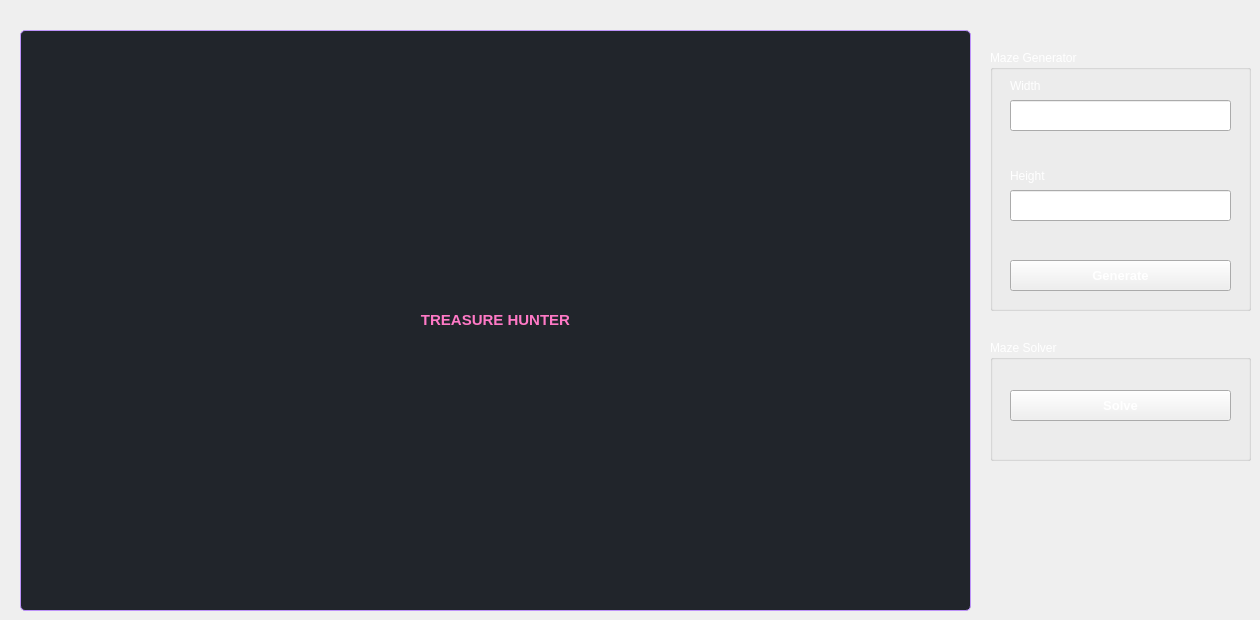
  <widget class="QWidget" name="centralwidget">
   <widget class="QLabel" name="displayMazeLabel">
    <property name="geometry">
     <rect>
      <x>20</x>
      <y>30</y>
      <width>951</width>
      <height>581</height>
     </rect>
    </property>
    <property name="font">
     <font>
      <pointsize>11</pointsize>
     </font>
    </property>
    <property name="cursor">
     <cursorShape>CrossCursor</cursorShape>
    </property>
    <property name="autoFillBackground">
     <bool>false</bool>
    </property>
    <property name="styleSheet">
     <string notr="true">QLabel{
	background:#21252b;
	border: 1px solid #bd93f9;
	border-radius: 5px;
	padding: 1px;
}</string>
    </property>
    <property name="frameShape">
     <enum>QFrame::StyledPanel</enum>
    </property>
    <property name="frameShadow">
     <enum>QFrame::Raised</enum>
    </property>
    <property name="text">
     <string>&lt;html&gt;&lt;head/&gt;&lt;body&gt;&lt;p align=&quot;center&quot;&gt;&lt;span style=&quot; font-weight:700; color:#ff79c6;&quot;&gt;TREASURE HUNTER&lt;/span&gt;&lt;/p&gt;&lt;/body&gt;&lt;/html&gt;</string>
    </property>
    <property name="textFormat">
     <enum>Qt::AutoText</enum>
    </property>
    <property name="scaledContents">
     <bool>false</bool>
    </property>
    <property name="alignment">
     <set>Qt::AlignCenter</set>
    </property>
   </widget>
   <widget class="QGroupBox" name="groupBox">
    <property name="geometry">
     <rect>
      <x>990</x>
      <y>50</y>
      <width>261</width>
      <height>261</height>
     </rect>
    </property>
    <property name="palette">
     <palette>
      <active>
       <colorrole role="WindowText">
        <brush brushstyle="SolidPattern">
         <color alpha="255">
          <red>255</red>
          <green>255</green>
          <blue>255</blue>
         </color>
        </brush>
       </colorrole>
       <colorrole role="Text">
        <brush brushstyle="SolidPattern">
         <color alpha="255">
          <red>255</red>
          <green>255</green>
          <blue>255</blue>
         </color>
        </brush>
       </colorrole>
       <colorrole role="ButtonText">
        <brush brushstyle="SolidPattern">
         <color alpha="255">
          <red>255</red>
          <green>255</green>
          <blue>255</blue>
         </color>
        </brush>
       </colorrole>
       <colorrole role="PlaceholderText">
        <brush brushstyle="SolidPattern">
         <color alpha="255">
          <red>255</red>
          <green>255</green>
          <blue>255</blue>
         </color>
        </brush>
       </colorrole>
      </active>
      <inactive>
       <colorrole role="WindowText">
        <brush brushstyle="SolidPattern">
         <color alpha="255">
          <red>255</red>
          <green>255</green>
          <blue>255</blue>
         </color>
        </brush>
       </colorrole>
       <colorrole role="Text">
        <brush brushstyle="SolidPattern">
         <color alpha="255">
          <red>255</red>
          <green>255</green>
          <blue>255</blue>
         </color>
        </brush>
       </colorrole>
       <colorrole role="ButtonText">
        <brush brushstyle="SolidPattern">
         <color alpha="255">
          <red>255</red>
          <green>255</green>
          <blue>255</blue>
         </color>
        </brush>
       </colorrole>
       <colorrole role="PlaceholderText">
        <brush brushstyle="SolidPattern">
         <color alpha="255">
          <red>255</red>
          <green>255</green>
          <blue>255</blue>
         </color>
        </brush>
       </colorrole>
      </inactive>
      <disabled>
       <colorrole role="WindowText">
        <brush brushstyle="SolidPattern">
         <color alpha="255">
          <red>255</red>
          <green>255</green>
          <blue>255</blue>
         </color>
        </brush>
       </colorrole>
       <colorrole role="Text">
        <brush brushstyle="SolidPattern">
         <color alpha="255">
          <red>255</red>
          <green>255</green>
          <blue>255</blue>
         </color>
        </brush>
       </colorrole>
       <colorrole role="ButtonText">
        <brush brushstyle="SolidPattern">
         <color alpha="255">
          <red>255</red>
          <green>255</green>
          <blue>255</blue>
         </color>
        </brush>
       </colorrole>
       <colorrole role="PlaceholderText">
        <brush brushstyle="SolidPattern">
         <color alpha="255">
          <red>255</red>
          <green>255</green>
          <blue>255</blue>
         </color>
        </brush>
       </colorrole>
      </disabled>
     </palette>
    </property>
    <property name="autoFillBackground">
     <bool>false</bool>
    </property>
    <property name="styleSheet">
     <string notr="true"/>
    </property>
    <property name="title">
     <string>Maze Generator</string>
    </property>
    <property name="flat">
     <bool>false</bool>
    </property>
    <widget class="QPushButton" name="generateMazeBtn">
     <property name="geometry">
      <rect>
       <x>20</x>
       <y>210</y>
       <width>221</width>
       <height>31</height>
      </rect>
     </property>
     <property name="font">
      <font>
       <pointsize>10</pointsize>
       <bold>true</bold>
      </font>
     </property>
     <property name="focusPolicy">
      <enum>Qt::WheelFocus</enum>
     </property>
     <property name="toolTip">
      <string/>
     </property>
     <property name="text">
      <string>Generate</string>
     </property>
     <property name="autoDefault">
      <bool>true</bool>
     </property>
     <property name="default">
      <bool>false</bool>
     </property>
     <property name="flat">
      <bool>false</bool>
     </property>
    </widget>
    <widget class="QLabel" name="height_label">
     <property name="geometry">
      <rect>
       <x>20</x>
       <y>110</y>
       <width>221</width>
       <height>31</height>
      </rect>
     </property>
     <property name="text">
      <string>Height</string>
     </property>
    </widget>
    <widget class="QLabel" name="width_label">
     <property name="geometry">
      <rect>
       <x>20</x>
       <y>20</y>
       <width>221</width>
       <height>31</height>
      </rect>
     </property>
     <property name="text">
      <string>Width</string>
     </property>
    </widget>
    <widget class="QLineEdit" name="width_input">
     <property name="geometry">
      <rect>
       <x>20</x>
       <y>50</y>
       <width>221</width>
       <height>31</height>
      </rect>
     </property>
     <property name="focusPolicy">
      <enum>Qt::WheelFocus</enum>
     </property>
     <property name="inputMethodHints">
      <set>Qt::ImhDigitsOnly</set>
     </property>
     <property name="clearButtonEnabled">
      <bool>false</bool>
     </property>
    </widget>
    <widget class="QLineEdit" name="height_input">
     <property name="geometry">
      <rect>
       <x>20</x>
       <y>140</y>
       <width>221</width>
       <height>31</height>
      </rect>
     </property>
     <property name="focusPolicy">
      <enum>Qt::WheelFocus</enum>
     </property>
     <property name="inputMethodHints">
      <set>Qt::ImhDigitsOnly</set>
     </property>
     <property name="clearButtonEnabled">
      <bool>false</bool>
     </property>
    </widget>
   </widget>
   <widget class="QGroupBox" name="groupBox_2">
    <property name="geometry">
     <rect>
      <x>990</x>
      <y>340</y>
      <width>261</width>
      <height>121</height>
     </rect>
    </property>
    <property name="palette">
     <palette>
      <active>
       <colorrole role="WindowText">
        <brush brushstyle="SolidPattern">
         <color alpha="255">
          <red>255</red>
          <green>255</green>
          <blue>255</blue>
         </color>
        </brush>
       </colorrole>
       <colorrole role="Button">
        <brush brushstyle="SolidPattern">
         <color alpha="255">
          <red>240</red>
          <green>240</green>
          <blue>240</blue>
         </color>
        </brush>
       </colorrole>
       <colorrole role="Light">
        <brush brushstyle="SolidPattern">
         <color alpha="255">
          <red>255</red>
          <green>255</green>
          <blue>255</blue>
         </color>
        </brush>
       </colorrole>
       <colorrole role="Midlight">
        <brush brushstyle="SolidPattern">
         <color alpha="255">
          <red>227</red>
          <green>227</green>
          <blue>227</blue>
         </color>
        </brush>
       </colorrole>
       <colorrole role="Dark">
        <brush brushstyle="SolidPattern">
         <color alpha="255">
          <red>160</red>
          <green>160</green>
          <blue>160</blue>
         </color>
        </brush>
       </colorrole>
       <colorrole role="Mid">
        <brush brushstyle="SolidPattern">
         <color alpha="255">
          <red>160</red>
          <green>160</green>
          <blue>160</blue>
         </color>
        </brush>
       </colorrole>
       <colorrole role="Text">
        <brush brushstyle="SolidPattern">
         <color alpha="255">
          <red>255</red>
          <green>255</green>
          <blue>255</blue>
         </color>
        </brush>
       </colorrole>
       <colorrole role="BrightText">
        <brush brushstyle="SolidPattern">
         <color alpha="255">
          <red>255</red>
          <green>255</green>
          <blue>255</blue>
         </color>
        </brush>
       </colorrole>
       <colorrole role="ButtonText">
        <brush brushstyle="SolidPattern">
         <color alpha="255">
          <red>255</red>
          <green>255</green>
          <blue>255</blue>
         </color>
        </brush>
       </colorrole>
       <colorrole role="Base">
        <brush brushstyle="SolidPattern">
         <color alpha="255">
          <red>255</red>
          <green>255</green>
          <blue>255</blue>
         </color>
        </brush>
       </colorrole>
       <colorrole role="Window">
        <brush brushstyle="SolidPattern">
         <color alpha="255">
          <red>40</red>
          <green>44</green>
          <blue>52</blue>
         </color>
        </brush>
       </colorrole>
       <colorrole role="Shadow">
        <brush brushstyle="SolidPattern">
         <color alpha="255">
          <red>105</red>
          <green>105</green>
          <blue>105</blue>
         </color>
        </brush>
       </colorrole>
       <colorrole role="Highlight">
        <brush brushstyle="SolidPattern">
         <color alpha="255">
          <red>0</red>
          <green>120</green>
          <blue>215</blue>
         </color>
        </brush>
       </colorrole>
       <colorrole role="HighlightedText">
        <brush brushstyle="SolidPattern">
         <color alpha="255">
          <red>255</red>
          <green>255</green>
          <blue>255</blue>
         </color>
        </brush>
       </colorrole>
       <colorrole role="Link">
        <brush brushstyle="SolidPattern">
         <color alpha="255">
          <red>0</red>
          <green>0</green>
          <blue>255</blue>
         </color>
        </brush>
       </colorrole>
       <colorrole role="LinkVisited">
        <brush brushstyle="SolidPattern">
         <color alpha="255">
          <red>255</red>
          <green>0</green>
          <blue>255</blue>
         </color>
        </brush>
       </colorrole>
       <colorrole role="AlternateBase">
        <brush brushstyle="SolidPattern">
         <color alpha="255">
          <red>245</red>
          <green>245</green>
          <blue>245</blue>
         </color>
        </brush>
       </colorrole>
       <colorrole role="NoRole">
        <brush brushstyle="SolidPattern">
         <color alpha="255">
          <red>0</red>
          <green>0</green>
          <blue>0</blue>
         </color>
        </brush>
       </colorrole>
       <colorrole role="ToolTipBase">
        <brush brushstyle="SolidPattern">
         <color alpha="255">
          <red>255</red>
          <green>255</green>
          <blue>220</blue>
         </color>
        </brush>
       </colorrole>
       <colorrole role="ToolTipText">
        <brush brushstyle="SolidPattern">
         <color alpha="255">
          <red>0</red>
          <green>0</green>
          <blue>0</blue>
         </color>
        </brush>
       </colorrole>
       <colorrole role="PlaceholderText">
        <brush brushstyle="SolidPattern">
         <color alpha="255">
          <red>255</red>
          <green>255</green>
          <blue>255</blue>
         </color>
        </brush>
       </colorrole>
      </active>
      <inactive>
       <colorrole role="WindowText">
        <brush brushstyle="SolidPattern">
         <color alpha="255">
          <red>255</red>
          <green>255</green>
          <blue>255</blue>
         </color>
        </brush>
       </colorrole>
       <colorrole role="Button">
        <brush brushstyle="SolidPattern">
         <color alpha="255">
          <red>240</red>
          <green>240</green>
          <blue>240</blue>
         </color>
        </brush>
       </colorrole>
       <colorrole role="Light">
        <brush brushstyle="SolidPattern">
         <color alpha="255">
          <red>255</red>
          <green>255</green>
          <blue>255</blue>
         </color>
        </brush>
       </colorrole>
       <colorrole role="Midlight">
        <brush brushstyle="SolidPattern">
         <color alpha="255">
          <red>227</red>
          <green>227</green>
          <blue>227</blue>
         </color>
        </brush>
       </colorrole>
       <colorrole role="Dark">
        <brush brushstyle="SolidPattern">
         <color alpha="255">
          <red>160</red>
          <green>160</green>
          <blue>160</blue>
         </color>
        </brush>
       </colorrole>
       <colorrole role="Mid">
        <brush brushstyle="SolidPattern">
         <color alpha="255">
          <red>160</red>
          <green>160</green>
          <blue>160</blue>
         </color>
        </brush>
       </colorrole>
       <colorrole role="Text">
        <brush brushstyle="SolidPattern">
         <color alpha="255">
          <red>255</red>
          <green>255</green>
          <blue>255</blue>
         </color>
        </brush>
       </colorrole>
       <colorrole role="BrightText">
        <brush brushstyle="SolidPattern">
         <color alpha="255">
          <red>255</red>
          <green>255</green>
          <blue>255</blue>
         </color>
        </brush>
       </colorrole>
       <colorrole role="ButtonText">
        <brush brushstyle="SolidPattern">
         <color alpha="255">
          <red>255</red>
          <green>255</green>
          <blue>255</blue>
         </color>
        </brush>
       </colorrole>
       <colorrole role="Base">
        <brush brushstyle="SolidPattern">
         <color alpha="255">
          <red>255</red>
          <green>255</green>
          <blue>255</blue>
         </color>
        </brush>
       </colorrole>
       <colorrole role="Window">
        <brush brushstyle="SolidPattern">
         <color alpha="255">
          <red>240</red>
          <green>240</green>
          <blue>240</blue>
         </color>
        </brush>
       </colorrole>
       <colorrole role="Shadow">
        <brush brushstyle="SolidPattern">
         <color alpha="255">
          <red>105</red>
          <green>105</green>
          <blue>105</blue>
         </color>
        </brush>
       </colorrole>
       <colorrole role="Highlight">
        <brush brushstyle="SolidPattern">
         <color alpha="255">
          <red>240</red>
          <green>240</green>
          <blue>240</blue>
         </color>
        </brush>
       </colorrole>
       <colorrole role="HighlightedText">
        <brush brushstyle="SolidPattern">
         <color alpha="255">
          <red>0</red>
          <green>0</green>
          <blue>0</blue>
         </color>
        </brush>
       </colorrole>
       <colorrole role="Link">
        <brush brushstyle="SolidPattern">
         <color alpha="255">
          <red>0</red>
          <green>0</green>
          <blue>255</blue>
         </color>
        </brush>
       </colorrole>
       <colorrole role="LinkVisited">
        <brush brushstyle="SolidPattern">
         <color alpha="255">
          <red>255</red>
          <green>0</green>
          <blue>255</blue>
         </color>
        </brush>
       </colorrole>
       <colorrole role="AlternateBase">
        <brush brushstyle="SolidPattern">
         <color alpha="255">
          <red>245</red>
          <green>245</green>
          <blue>245</blue>
         </color>
        </brush>
       </colorrole>
       <colorrole role="NoRole">
        <brush brushstyle="NoBrush">
         <color alpha="255">
          <red>0</red>
          <green>0</green>
          <blue>0</blue>
         </color>
        </brush>
       </colorrole>
       <colorrole role="ToolTipBase">
        <brush brushstyle="SolidPattern">
         <color alpha="255">
          <red>255</red>
          <green>255</green>
          <blue>220</blue>
         </color>
        </brush>
       </colorrole>
       <colorrole role="ToolTipText">
        <brush brushstyle="SolidPattern">
         <color alpha="255">
          <red>0</red>
          <green>0</green>
          <blue>0</blue>
         </color>
        </brush>
       </colorrole>
       <colorrole role="PlaceholderText">
        <brush brushstyle="SolidPattern">
         <color alpha="255">
          <red>255</red>
          <green>255</green>
          <blue>255</blue>
         </color>
        </brush>
       </colorrole>
      </inactive>
      <disabled>
       <colorrole role="WindowText">
        <brush brushstyle="SolidPattern">
         <color alpha="255">
          <red>255</red>
          <green>255</green>
          <blue>255</blue>
         </color>
        </brush>
       </colorrole>
       <colorrole role="Button">
        <brush brushstyle="SolidPattern">
         <color alpha="255">
          <red>240</red>
          <green>240</green>
          <blue>240</blue>
         </color>
        </brush>
       </colorrole>
       <colorrole role="Light">
        <brush brushstyle="SolidPattern">
         <color alpha="255">
          <red>255</red>
          <green>255</green>
          <blue>255</blue>
         </color>
        </brush>
       </colorrole>
       <colorrole role="Midlight">
        <brush brushstyle="SolidPattern">
         <color alpha="255">
          <red>247</red>
          <green>247</green>
          <blue>247</blue>
         </color>
        </brush>
       </colorrole>
       <colorrole role="Dark">
        <brush brushstyle="SolidPattern">
         <color alpha="255">
          <red>160</red>
          <green>160</green>
          <blue>160</blue>
         </color>
        </brush>
       </colorrole>
       <colorrole role="Mid">
        <brush brushstyle="SolidPattern">
         <color alpha="255">
          <red>160</red>
          <green>160</green>
          <blue>160</blue>
         </color>
        </brush>
       </colorrole>
       <colorrole role="Text">
        <brush brushstyle="SolidPattern">
         <color alpha="255">
          <red>255</red>
          <green>255</green>
          <blue>255</blue>
         </color>
        </brush>
       </colorrole>
       <colorrole role="BrightText">
        <brush brushstyle="SolidPattern">
         <color alpha="255">
          <red>255</red>
          <green>255</green>
          <blue>255</blue>
         </color>
        </brush>
       </colorrole>
       <colorrole role="ButtonText">
        <brush brushstyle="SolidPattern">
         <color alpha="255">
          <red>255</red>
          <green>255</green>
          <blue>255</blue>
         </color>
        </brush>
       </colorrole>
       <colorrole role="Base">
        <brush brushstyle="SolidPattern">
         <color alpha="255">
          <red>40</red>
          <green>44</green>
          <blue>52</blue>
         </color>
        </brush>
       </colorrole>
       <colorrole role="Window">
        <brush brushstyle="SolidPattern">
         <color alpha="255">
          <red>40</red>
          <green>44</green>
          <blue>52</blue>
         </color>
        </brush>
       </colorrole>
       <colorrole role="Shadow">
        <brush brushstyle="SolidPattern">
         <color alpha="255">
          <red>0</red>
          <green>0</green>
          <blue>0</blue>
         </color>
        </brush>
       </colorrole>
       <colorrole role="Highlight">
        <brush brushstyle="SolidPattern">
         <color alpha="255">
          <red>0</red>
          <green>120</green>
          <blue>215</blue>
         </color>
        </brush>
       </colorrole>
       <colorrole role="HighlightedText">
        <brush brushstyle="SolidPattern">
         <color alpha="255">
          <red>255</red>
          <green>255</green>
          <blue>255</blue>
         </color>
        </brush>
       </colorrole>
       <colorrole role="Link">
        <brush brushstyle="SolidPattern">
         <color alpha="255">
          <red>0</red>
          <green>0</green>
          <blue>255</blue>
         </color>
        </brush>
       </colorrole>
       <colorrole role="LinkVisited">
        <brush brushstyle="SolidPattern">
         <color alpha="255">
          <red>255</red>
          <green>0</green>
          <blue>255</blue>
         </color>
        </brush>
       </colorrole>
       <colorrole role="AlternateBase">
        <brush brushstyle="SolidPattern">
         <color alpha="255">
          <red>245</red>
          <green>245</green>
          <blue>245</blue>
         </color>
        </brush>
       </colorrole>
       <colorrole role="NoRole">
        <brush brushstyle="NoBrush">
         <color alpha="255">
          <red>0</red>
          <green>0</green>
          <blue>0</blue>
         </color>
        </brush>
       </colorrole>
       <colorrole role="ToolTipBase">
        <brush brushstyle="SolidPattern">
         <color alpha="255">
          <red>255</red>
          <green>255</green>
          <blue>220</blue>
         </color>
        </brush>
       </colorrole>
       <colorrole role="ToolTipText">
        <brush brushstyle="SolidPattern">
         <color alpha="255">
          <red>0</red>
          <green>0</green>
          <blue>0</blue>
         </color>
        </brush>
       </colorrole>
       <colorrole role="PlaceholderText">
        <brush brushstyle="SolidPattern">
         <color alpha="255">
          <red>255</red>
          <green>255</green>
          <blue>255</blue>
         </color>
        </brush>
       </colorrole>
      </disabled>
     </palette>
    </property>
    <property name="styleSheet">
     <string notr="true"/>
    </property>
    <property name="title">
     <string>Maze Solver</string>
    </property>
    <widget class="QPushButton" name="solveMazeBtn">
     <property name="geometry">
      <rect>
       <x>20</x>
       <y>50</y>
       <width>221</width>
       <height>31</height>
      </rect>
     </property>
     <property name="font">
      <font>
       <pointsize>10</pointsize>
       <bold>true</bold>
      </font>
     </property>
     <property name="focusPolicy">
      <enum>Qt::WheelFocus</enum>
     </property>
     <property name="text">
      <string>Solve</string>
     </property>
     <property name="autoDefault">
      <bool>true</bool>
     </property>
     <property name="default">
      <bool>false</bool>
     </property>
    </widget>
   </widget>
  </widget>
